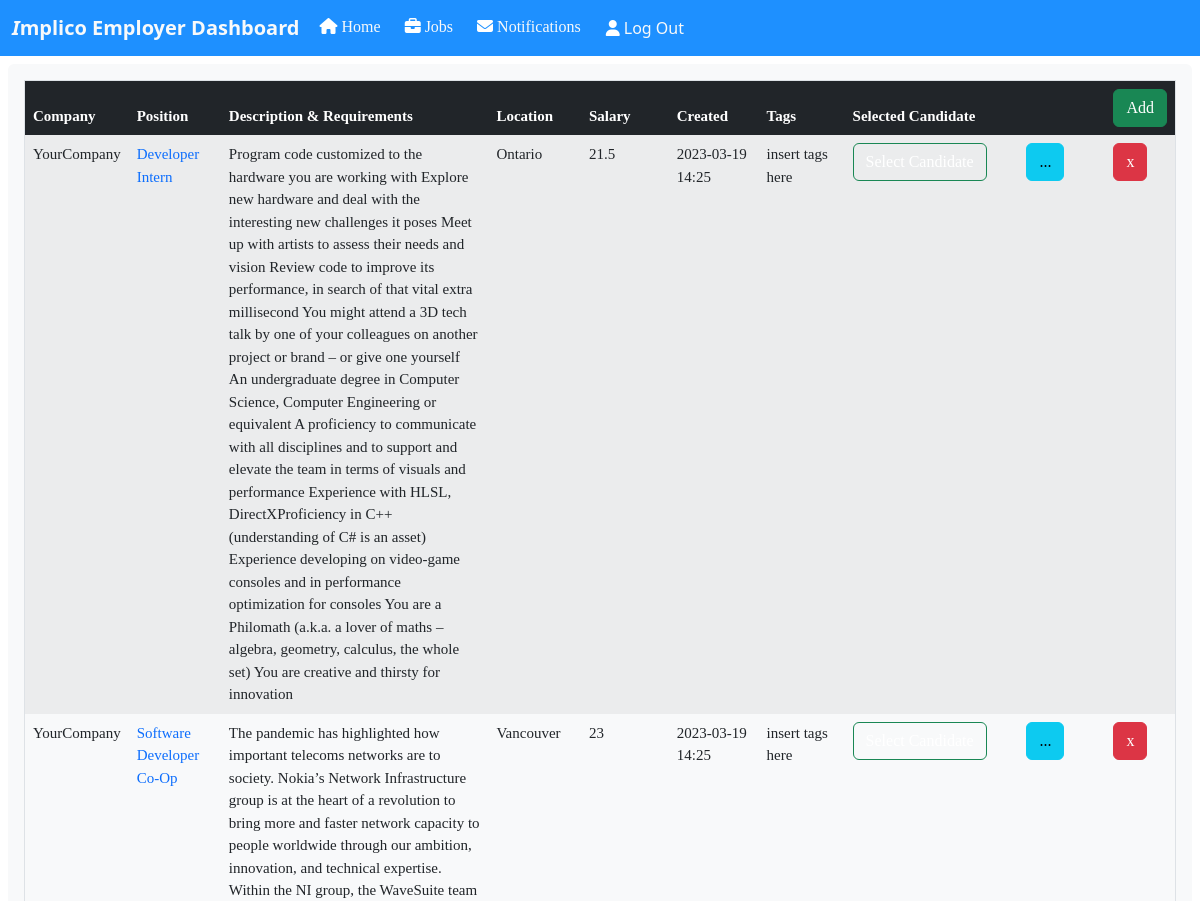
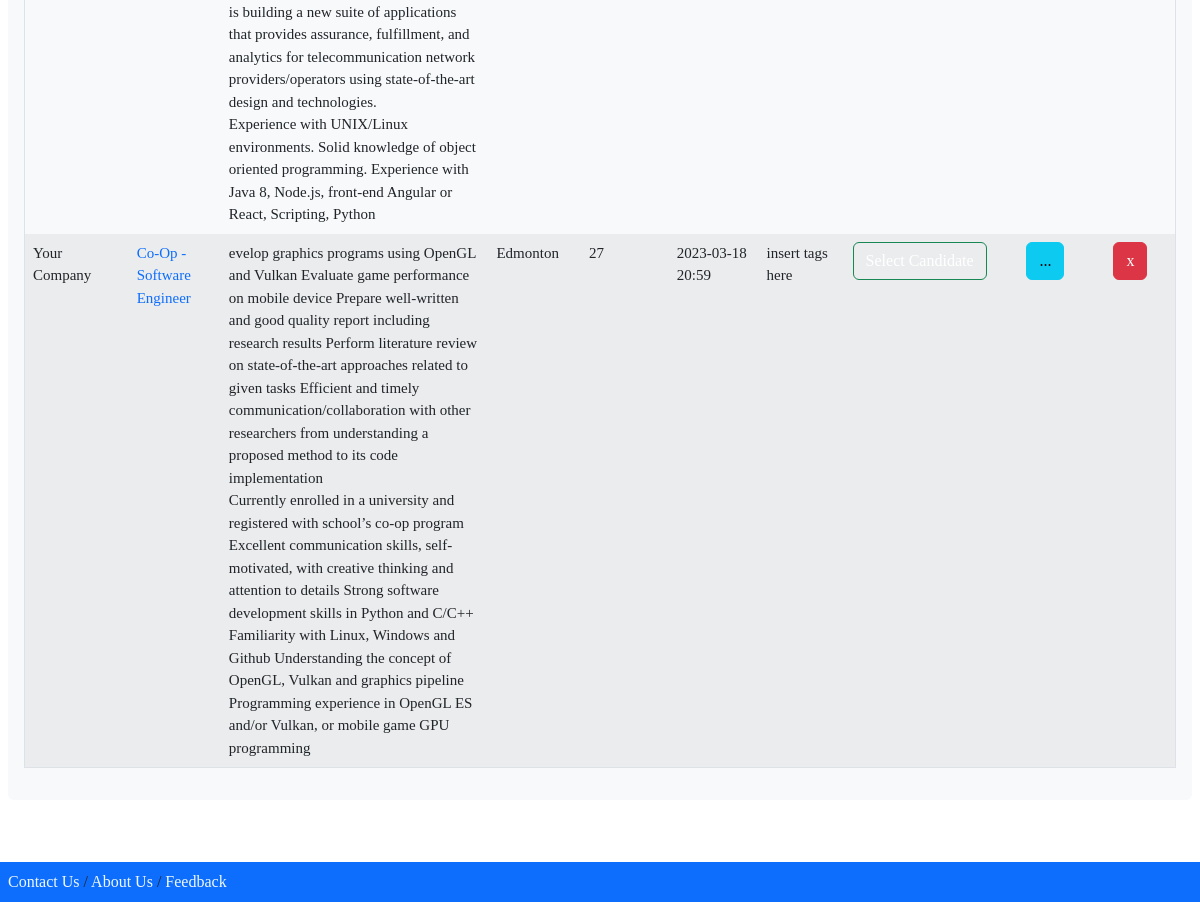
Screenshot of /jobDashboardHTML.html (signed in) with the database file from the repository (2 pictures, top to bottom).
### tables this page shows
CREATE TABLE JobPostings (jobKey NUMBER, userID NUMBER, title TEXT, company TEXT, jobDescription TEXT, requirements TEXT, workLocation TEXT, salary NUMBER, creationDate TEXT, selectedCandidate TEXT, PRIMARY KEY(jobKey), FOREIGN KEY(userID) REFERENCES LoginInfo(userKey));

### Implico/employerDashboard.py (the view, shortened to what this page needs)
@employerDashboard.route('/jobDashboardHTML.html', methods = ['GET','POST'])
def jobDashboard():
    if request.method == 'POST' and request.form.get("logout")!=None:
        logout()
        return render_template('home.html', boolean=True)
    elif request.method == 'GET':
        if(session.get("userID") == None or session.get("userType") == "student" or session.get("userType") == "admin"):
            if(session.get("userID") == None):
                return redirect("/loginHTML.html")
            elif session.get("userType") == "student":
                return redirect("/viewJobPosting.html")
            else:
                return redirect("/adminJobDashboard.html")
        else:
            conn = sqlite3.connect("data.db")
            c = conn.cursor()
            jobPostings = c.execute("SELECT * FROM JobPostings WHERE userID=" + str(session["userID"]) + "" ).fetchall()
            return render_template("jobDashboardHTML.html", jobPostings = jobPostings)

### Implico/templates/jobDashboardHTML.html (shortened to what this page needs)
<!DOCTYPE html>
<html>
  <head>
    <link rel="stylesheet" href="{{ url_for('static', filename='css/jobDashboardCSS.css') }}"/>
    <link rel="stylesheet" href="https://cdnjs.cloudflare.com/ajax/libs/font-awesome/4.7.0/css/font-awesome.min.css"/>
        <link href="https://cdn.jsdelivr.net/npm/bootstrap@5.2.3/dist/css/bootstrap.min.css" rel="stylesheet">
  </head>
  <body class="position-relative">
        <nav class="navbar navbar-expand-lg sticky-top" style="background-color:#1E90FF;">
          <div class="container-fluid">
              <a class="navbar-brand text-light" href="../indexEmployer.html"><b><i>I</i>mplico Employer Dashboard</b></a>
              <div class="collapse navbar-collapse" id="navbarSupportedContent">
                  <ul class="navbar-nav me-auto mb-2 mb-lg-0">
                      <li class="nav-item mx-1">
                          <a class="nav-link active text-light" href="../indexEmployer.html"><i class="fa-solid fa-house" style="color: #ffffff;"></i> Home</a>
                      </li>
                      <li class="nav-item mx-1">
                          <a class="nav-link text-light" href="../jobDashboardHTML.html"><i class="fa-solid fa-briefcase" style="color: #ffffff;"></i> Jobs</a>
                      </li>
                      <li class="nav-item mx-1">
                          <a class="nav-link text-light" href="../notification.html"><i class="fa-solid fa-envelope" style="color: #ffffff;"></i> Notifications</a>
                      </li>
                      <li class="nav-item mx-1">
                          <form method="POST">
                              <button type="submit" name="logout" class="nav-link text-light btn btn-link">
                                  <i class="fa-solid fa-user" style="color: #ffffff;"></i> Log Out
                              </button>
                          </form>
                      </li>
                  </ul>
              </div>
          </div>
      </nav>
        <div class="row bg-light rounded p-3 m-2 h-95">
          <table class="table table-responsive table-borderless table-striped table-hover rounded">
              <thead>
                  <tr class="bg-dark text-white fw-bold">
                      <th class="col-1 ms-1">Company</th>
                      <th class="col-1">Position</th>
                      <th class="col-3">Description & Requirements</th>
                      <th class="col-1">Location</th>
                      <th class="col-1">Salary</th>
                      <th class="col-1">Created</th>
                      <th class="col-1">Tags</th>
                      <th class="col-2">Selected Candidate</th>
                      <th class="col-1"></th>
                      <th class="col-1"><form method="POST"><button type="submit" name="Add" class="btn btn-success">Add</form></th>
                  </tr>
              </thead>
              <tbody>
                {% for jobPosting in jobPostings %}
                <tr>
                  <td>{{jobPosting[3]}}</td>
                  <td><a href="#">{{jobPosting[2]}}</a></td>
                  <td>{{jobPosting[4]}}<br/>{{jobPosting[5]}}</td>
                  <td>{{jobPosting[6]}}</td>
                  <td>{{jobPosting[7]}}</td>
                  <td>{{jobPosting[8]}}</td>
                  <td>insert tags here</td>
                  <td><a class="btn btn-success" href="../jobApplicantsEmployer.html">Select Candidate</a></td>
                  <td><form method="POST">
                    <button type="submit" class="btn btn-info" href="../editJobEmployer.html">...</a>
                    </form></td>
                  <td><form method="POST">
                    <button type="submit" class="btn btn-danger" type="button">x</button>
                  </form></td>
                </tr>
                {% endfor %}
              </tbody>
        </table>
      </div>
      <br>
      <footer class="container-fluid bg-primary card-footer p-2 position-absolute bottom-0 start-50 translate-middle-x" style="bottom: 0px;">
        <a href="mailto:implico.web@gmail.com" style="color:aliceblue; text-decoration: none;">Contact Us</a> /
        <a href="../aboutUs.html" style="color:aliceblue; text-decoration: none;">About Us</a> /
        <a href="../submitFeedback.html" style="color:aliceblue; text-decoration: none;">Feedback</a>
    </footer>
  </body>
</html>

### Implico/static/css/jobDashboardCSS.css (style rules this page uses)
body { margin-top: 50px; }
ul { overflow: hidden; list-style-type: none; margin-left: -8px; margin-top: -50px; padding: 0; width:100%; background-color: dodgerblue; position: fixed; }
li { display: inline; }
li a { color:aliceblue; display: block; padding: 20px 15px; font-family: Verdana; float:right; }
a:link { background-color: transparent; text-decoration: none; }
footer { position: absolute; font-family: Verdana; color:aliceblue; width:100%; background-color: darkblue; margin-left: -50px; margin-bottom: -70px; bottom:0; padding: 20px 50px; }
table { width: 95%; margin-left:auto; margin-right:auto; border: 1px solid black; border-collapse: collapse; font-family: Verdana; font-size: 15px; }
th { border: 1px solid black; border-collapse: collapse; background-color: powderblue; padding: 5px 0px; width:10%; }
td { border: 1px solid black; border-collapse: collapse; }

### rows the page displays
JobPostings: company "YourCompany", title "Developer Intern", jobDescription "Program code customized to the hardware you are working with Explore new hardware and deal with the interesting new challenges it poses Meet up with artists to assess their needs and vision Review code to improve its performance, in search of that vital extra millisecond You might attend a 3D tech talk by one of your colleagues on another project or brand – or give one yourself", requirements "An undergraduate degree in Computer Science, Computer Engineering or equivalent A proficiency to communicate with all disciplines and to support and elevate the team in terms of visuals and performance Experience with HLSL, DirectXProficiency in C++ (understanding of C# is an asset) Experience developing on video-game consoles and in performance optimization for consoles You are a Philomath (a.k.a. a lover of maths – algebra, geometry, calculus, the whole set) You are creative and thirsty for innovation", workLocation "Ontario", salary "21.5", creationDate "2023-03-19 14:25"
JobPostings: company "YourCompany", title "Software Developer Co-Op", jobDescription "The pandemic has highlighted how important telecoms networks are to society. Nokia’s Network Infrastructure group is at the heart of a revolution to bring more and faster network capacity to people worldwide through our ambition, innovation, and technical expertise. Within the NI group, the WaveSuite team is building a new suite of applications that provides assurance, fulfillment, and analytics for telecommunication network providers/operators using state-of-the-art design and technologies.", requirements "Experience with UNIX/Linux environments. Solid knowledge of object oriented programming. Experience with Java 8, Node.js, front-end Angular or React, Scripting, Python", workLocation "Vancouver", salary "23", creationDate "2023-03-19 14:25"
JobPostings: company "Your Company", title "Co-Op - Software Engineer", jobDescription "evelop graphics programs using OpenGL and Vulkan Evaluate game performance on mobile device Prepare well-written and good quality report including research results Perform literature review on state-of-the-art approaches related to given tasks Efficient and timely communication/collaboration with other researchers from understanding a proposed method to its code implementation", requirements "Currently enrolled in a university and registered with school’s co-op program Excellent communication skills, self-motivated, with creative thinking and attention to details Strong software development skills in Python and C/C++ Familiarity with Linux, Windows and Github Understanding the concept of OpenGL, Vulkan and graphics pipeline Programming experience in OpenGL ES and/or Vulkan, or mobile game GPU programming", workLocation "Edmonton", salary "27", creationDate "2023-03-18 20:59"
